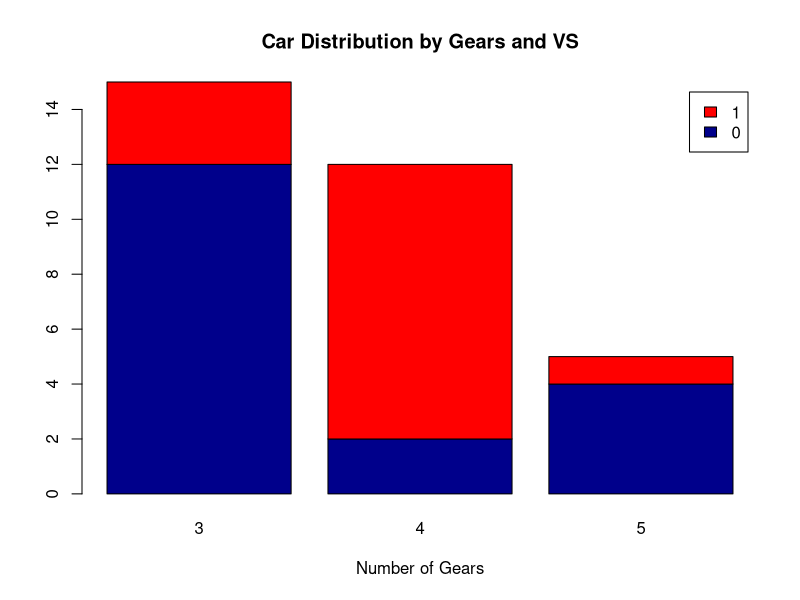

Reproduce this figure in R.
counts <- table(mtcars$vs, mtcars$gear)
barplot(counts, main="Car Distribution by Gears and VS",
        xlab="Number of Gears", col=c("darkblue","red"),
        legend = rownames(counts))
